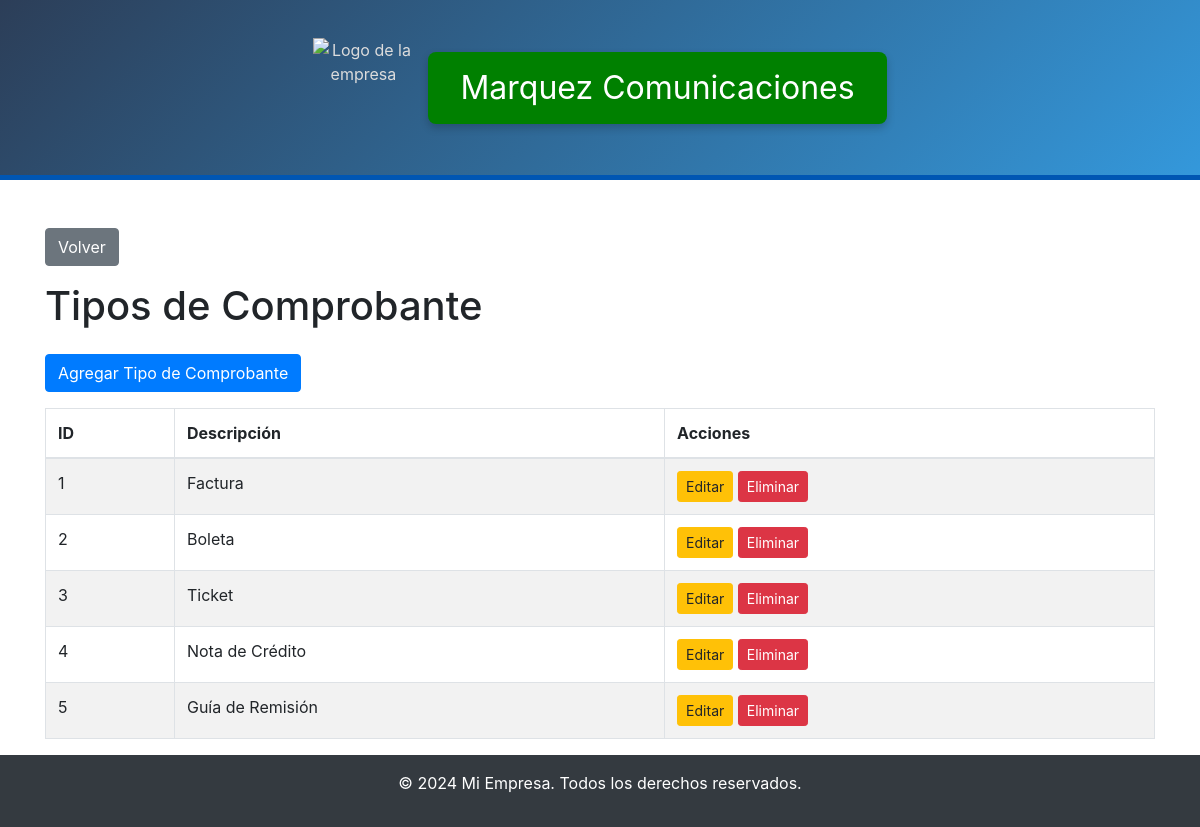
The app's page /administrador/tipo_comprobante/index.php with its own data.
### tables this page shows
CREATE TABLE `tipo_comprobante` (
  `id_tipo_comprobante` int(11) NOT NULL,
  `tipo_comprobante` varchar(45) DEFAULT NULL
);

### administrador/tipo_comprobante/index.php (the view, shortened to what this page needs)
<?php
include '../../base_datos/db.php';
$query = "SELECT * FROM tipo_comprobante";
$result = mysqli_query($conn, $query);
?>
<?php include('../../includes/header.php'); ?>
<div class="container mt-5">
    <a href="../administrador.php" class="btn btn-secondary mb-3">Volver</a>
    <h1 class="mb-4">Tipos de Comprobante</h1>
    <a href="create.php" class="btn btn-primary mb-3">Agregar Tipo de Comprobante</a>
    <table class="table table-striped table-bordered">
        <thead>
            <tr>
                <th>ID</th>
                <th>Descripción</th>
                <th>Acciones</th>
            </tr>
        </thead>
        <tbody>
            <?php while ($row = mysqli_fetch_assoc($result)) { ?>
            <tr>
                <td><?php echo htmlspecialchars($row['id_tipo_comprobante']); ?></td>
                <td><?php echo htmlspecialchars($row['tipo_comprobante']); ?></td>
                <td>
                    <a href="edit.php?id_tipo_comprobante=<?php echo htmlspecialchars($row['id_tipo_comprobante']); ?>" class="btn btn-warning btn-sm">Editar</a>
                    <a href="delete.php?id_tipo_comprobante=<?php echo htmlspecialchars($row['id_tipo_comprobante']); ?>" class="btn btn-danger btn-sm">Eliminar</a>
                </td>
            </tr>
            <?php } ?>
        </tbody>
    </table>
</div>
<?php include('../../includes/footer.php'); ?>

### includes/header.php (style rules this page uses)
body { padding-top: 180px; }

### records on screen
tipo_comprobante: id_tipo_comprobante "1", tipo_comprobante "Factura"
tipo_comprobante: id_tipo_comprobante "2", tipo_comprobante "Boleta"
tipo_comprobante: id_tipo_comprobante "3", tipo_comprobante "Ticket"
tipo_comprobante: id_tipo_comprobante "4", tipo_comprobante "Nota de Crédito"
tipo_comprobante: id_tipo_comprobante "5", tipo_comprobante "Guía de Remisión"
